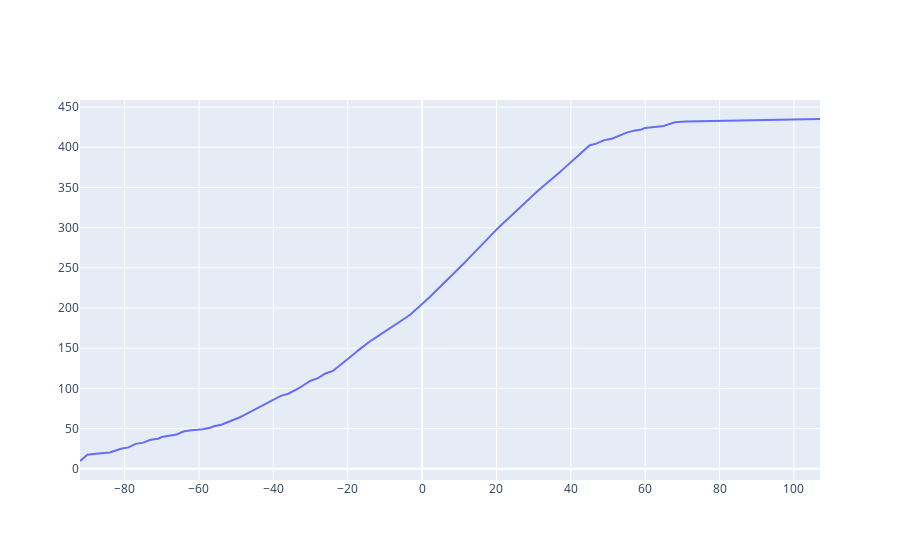

Here is the notebook cell this chart was saved with:
### Code cell
trace0 = Scatter(x = list(cdf.keys()), y = list(cdf.values()))
data = Data([trace0])
iplot(data)

### Figure 1 — Plotly figure (JSON) as saved in the notebook; plotly's stock layout.template omitted (floating-point values rounded to 4 significant figures; data arrays with more than 128 entries replaced by an {"elided": "..."} marker saying what was removed)
{"data": [{"type": "scatter", "x": {"elided": "139 int values"}, "y": {"elided": "139 float values"}}], "layout": {}}
